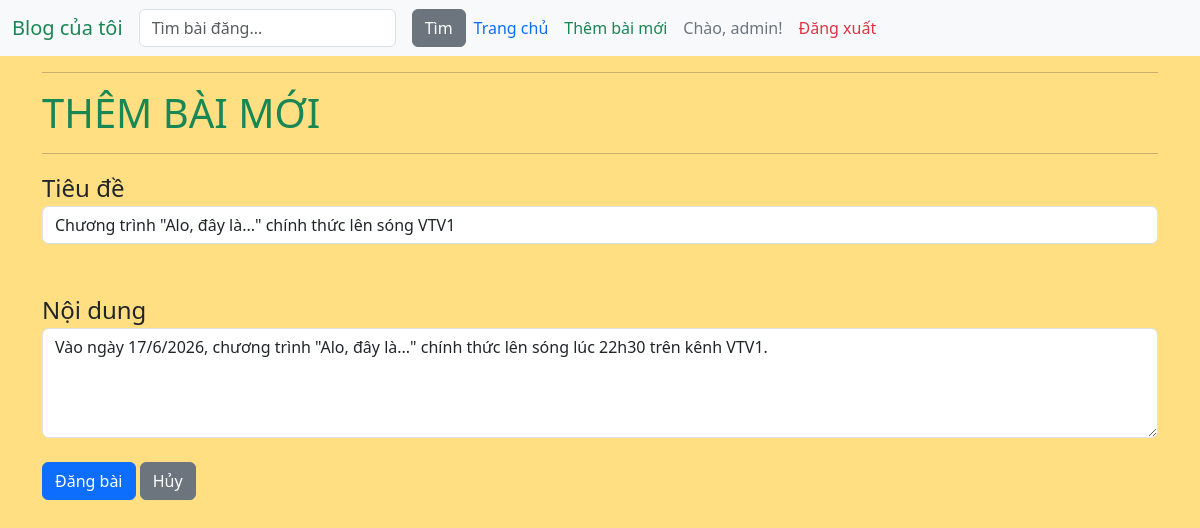
/post/42/update/ (signed in), run on the app's committed database.
### blog/models.py (models this page shows, shortened)
class Post(models.Model):
    title = models.CharField(max_length=200)
    likes = models.ManyToManyField(User, related_name='blog_posts', blank=True)
    content = models.TextField()
    created_at = models.DateTimeField(auto_now_add=True)
    updated_at = models.DateTimeField(auto_now=True)
    author = models.ForeignKey(User, on_delete=models.CASCADE, default=1)

### blog/views.py (the view)
# urls.py: path('post/<int:pk>/update/', PostUpdateView.as_view(), name="post-update"),
class PostUpdateView(LoginRequiredMixin, UserPassesTestMixin, UpdateView):
    model = Post
    form_class = PostForm
    template_name = 'post_form.html'
    def test_func(self):
        post = self.get_object()
        if self.request.user == post.author:
            return True
        return False

### blog/forms.py
class PostForm(forms.ModelForm):
    class Meta:
        model = Post
        fields = ['title','content']
        widgets = {
            'title': forms.TextInput(attrs={
                'class': 'form-control',
                'placeholder': 'Nhập tiêu đề...',
            }),
            'content': forms.Textarea(attrs={
                'class': 'form-control',
                'placeholder': 'Nhập nội dung...',
                'rows': 4,
            }),
        }

### blog/templates/post_form.html (shortened to what this page needs)
<!DOCTYPE html>
<html lang="vi">
<head>
</head>
{% extends "base.html" %}
{% block content %}
    <hr>
    <h1 class="text-uppercase text-success">Thêm bài mới</h1>
    <hr>
    <form method="POST" onsubmit="chuyen_nut()">
        <label class="fs-4">Tiêu đề</label>
        {{ form.title }}
        <br>
        <br>
        <label class="fs-4">Nội dung</label>
        {{ form.content }}
        <br>
        <button id="post_btn" type="submit" class="btn btn-primary">Đăng bài</button>
        <a href="javascript:history.back()" class="btn btn-secondary">Hủy</a>
    </form>
{% endblock %}

### blog/templates/base.html (shortened to what this page needs)
<!DOCTYPE html>
<html lang="vi">
<head>
  <link href="https://cdn.jsdelivr.net/npm/bootstrap@5.3.8/dist/css/bootstrap.min.css" rel="stylesheet">
</head>
<body class="bg-warning bg-opacity-50">
  <nav class="navbar navbar-expand-lg bg-light">
  <div class="container-fluid">
    <a class="navbar-brand text-success" href="/blog/">Blog của tôi</a>
    <div class="collapse navbar-collapse" id="navbarSupportedContent">
    <form class="d-flex" action="{% url 'post_list' %}" method="GET">
      <input class="form-control me-3" type="search" name="q" placeholder="Tìm bài đăng..." value="{{ request.GET.q }}">
      <button class="btn btn-secondary">Tìm</button>
    </form>
    <ul class="navbar-nav me-auto mb-2 mb-lg-0">
      <li class="nav-item">
        <a class="nav-link link-primary" href="/blog/">Trang chủ</a>
      </li>
      {% if not user.is_authenticated %}
        <li class="nav-item">
          <a class="nav-link link-success" href="{% url 'login' %}">Đăng nhập</a>
        </li>
        <li class="nav-item">
          <a class="nav-link link-secondary" href="/register">Đăng ký</a>
        </li>
      {% else %}
        <li class="nav-item">
          <a class="nav-link link-success" href="{% url 'post-create' %}">Thêm bài mới</a>
        </li>
        {% if user.is_superuser %}
          <li class="nav-item">
            <a class="nav-link link-secondary" href="{% url 'profile' %}">Chào, {{ user.username }}!</a>
          </li>
        {% endif %}
        <li class="nav-item">
          <form action="{% url 'logout' %}" method="post" class="d-inline">
            <button type="submit" class="btn btn-link nav-link link-danger">Đăng xuất</button>
          </form>
        </li>
      {% endif %}
    </ul>
    </div>
  </div>
  </nav>
  <main class="container">
      {% block content %}{% endblock %}
  </main>
</body>
</html>

### blog/templates/base.html (style rules this page uses)
.form-control { transition: 0.3s ease-in-out; }

### data on the page
Post: title "Chương trình \"Alo, đây là...\" chính thức lên sóng VTV1", content "Vào ngày 17/6/2026, chương trình \"Alo, đây là...\" chính thức lên sóng lúc 22h30 trên kênh VTV1."

### other printed values
{{ user.username }} "admin"
